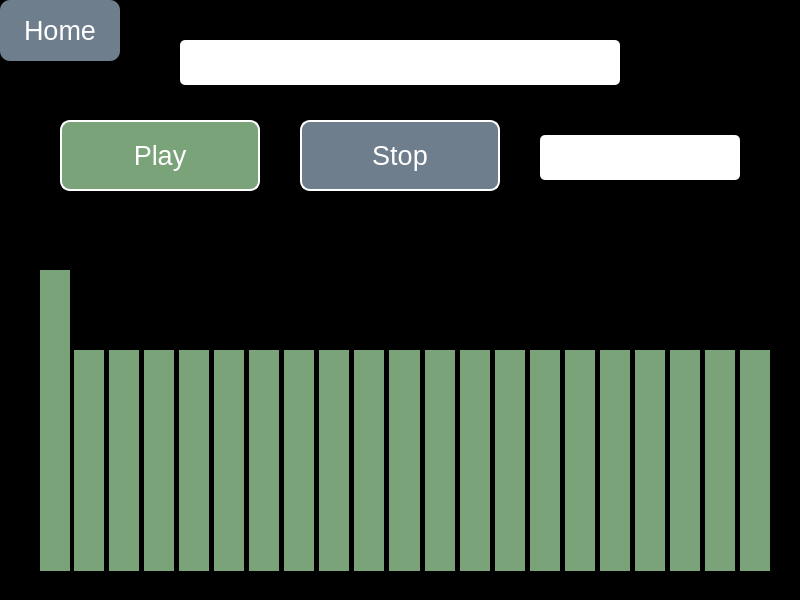
<?xml version="1.0" encoding="UTF-8"?>
<ui version="4.0">
 <class>MainWindow</class>
 <widget class="QMainWindow" name="MainWindow">
  <property name="geometry">
   <rect>
    <x>0</x>
    <y>0</y>
    <width>800</width>
    <height>600</height>
   </rect>
  </property>
  <property name="sizePolicy">
   <sizepolicy hsizetype="Preferred" vsizetype="Fixed">
    <horstretch>0</horstretch>
    <verstretch>0</verstretch>
   </sizepolicy>
  </property>
  <property name="windowTitle">
   <string>MainWindow</string>
  </property>
  <property name="styleSheet">
   <string notr="true">background-color:black</string>
  </property>
  <widget class="QWidget" name="centralwidget">
   <widget class="QPushButton" name="backButton">
    <property name="geometry">
     <rect>
      <x>0</x>
      <y>0</y>
      <width>120</width>
      <height>61</height>
     </rect>
    </property>
    <property name="sizePolicy">
     <sizepolicy hsizetype="MinimumExpanding" vsizetype="Preferred">
      <horstretch>0</horstretch>
      <verstretch>0</verstretch>
     </sizepolicy>
    </property>
    <property name="font">
     <font>
      <family>Leelawadee UI</family>
      <pointsize>20</pointsize>
     </font>
    </property>
    <property name="styleSheet">
     <string notr="true">QPushButton#backButton{
	border-width: 2px;
	border-style: none;
	border-color: white;
	border-radius: 10px;
	background-color: rgba(110, 126, 141, 255);
	color: white;
}

QPushButton#backButton:pressed{
	padding-left: 2px;
	padding-top: 2px;
	background-color: rgba(110, 126, 141, 200);
}
</string>
    </property>
    <property name="text">
     <string>Home</string>
    </property>
   </widget>
   <widget class="QComboBox" name="stationPicker">
    <property name="geometry">
     <rect>
      <x>180</x>
      <y>40</y>
      <width>440</width>
      <height>45</height>
     </rect>
    </property>
    <property name="font">
     <font>
      <family>Leelawadee UI Semilight</family>
      <pointsize>20</pointsize>
     </font>
    </property>
    <property name="styleSheet">
     <string notr="true">QComboBox#stationPicker{
	color: rgba(163, 122, 122, 255);
	background-color: white;
	selection-background-color: transparent;
	border: none;
	border-radius: 5px;
}

QComboBox:drop-down {
	border-width: 0px;
}

QComboBox:down-arrow{
	image: url(noimg); 
	border-width: 0px;
}

QComboBoxr:on{ 
	background: white;
}

QListView{ 
	background-color: white;
	color: rgba(122, 163, 122, 255);
}</string>
    </property>
    <property name="currentText">
     <string/>
    </property>
   </widget>
   <widget class="QPushButton" name="playButton">
    <property name="geometry">
     <rect>
      <x>60</x>
      <y>120</y>
      <width>200</width>
      <height>71</height>
     </rect>
    </property>
    <property name="font">
     <font>
      <family>Leelawadee UI</family>
      <pointsize>20</pointsize>
     </font>
    </property>
    <property name="styleSheet">
     <string notr="true">QPushButton{
	background-color: rgba(122, 163, 122, 255);
	color: white;
	border-style: solid;
	border-color: white;
	border-radius: 10px;
	border-width: 2px;
}

QPushButton:pressed{
	padding-left: 5px;
	padding-top: 5px;
	background-color: : rgba(122, 163, 122, 200);
}
</string>
    </property>
    <property name="text">
     <string>Play</string>
    </property>
   </widget>
   <widget class="QPushButton" name="stopButton">
    <property name="geometry">
     <rect>
      <x>300</x>
      <y>120</y>
      <width>200</width>
      <height>71</height>
     </rect>
    </property>
    <property name="font">
     <font>
      <family>Leelawadee UI</family>
      <pointsize>20</pointsize>
     </font>
    </property>
    <property name="styleSheet">
     <string notr="true">QPushButton{
	background-color: rgba(110, 126, 141, 255);
	color: white;
	border-style: solid;
	border-color: white;
	border-radius: 10px;
	border-width: 2px;
}

QPushButton:pressed{
	padding-left: 5px;
	padding-top: 5px;
	background-color:  rgba(110, 126, 141, 200);
}
</string>
    </property>
    <property name="text">
     <string>Stop</string>
    </property>
   </widget>
   <widget class="QLabel" name="bar1">
    <property name="geometry">
     <rect>
      <x>40</x>
      <y>270</y>
      <width>30</width>
      <height>301</height>
     </rect>
    </property>
    <property name="sizePolicy">
     <sizepolicy hsizetype="Preferred" vsizetype="Fixed">
      <horstretch>0</horstretch>
      <verstretch>0</verstretch>
     </sizepolicy>
    </property>
    <property name="styleSheet">
     <string notr="true">QLabel{
	background-color: rgba(122, 163, 122, 255);
}</string>
    </property>
    <property name="text">
     <string/>
    </property>
   </widget>
   <widget class="QLabel" name="bar2">
    <property name="geometry">
     <rect>
      <x>74</x>
      <y>350</y>
      <width>30</width>
      <height>221</height>
     </rect>
    </property>
    <property name="sizePolicy">
     <sizepolicy hsizetype="Preferred" vsizetype="Fixed">
      <horstretch>0</horstretch>
      <verstretch>0</verstretch>
     </sizepolicy>
    </property>
    <property name="styleSheet">
     <string notr="true">QLabel{
	background-color: rgba(122, 163, 122, 255);
}</string>
    </property>
    <property name="text">
     <string/>
    </property>
   </widget>
   <widget class="QLabel" name="bar3">
    <property name="geometry">
     <rect>
      <x>109</x>
      <y>350</y>
      <width>30</width>
      <height>221</height>
     </rect>
    </property>
    <property name="sizePolicy">
     <sizepolicy hsizetype="Preferred" vsizetype="Fixed">
      <horstretch>0</horstretch>
      <verstretch>0</verstretch>
     </sizepolicy>
    </property>
    <property name="styleSheet">
     <string notr="true">QLabel{
	background-color: rgba(122, 163, 122, 255);
}</string>
    </property>
    <property name="text">
     <string/>
    </property>
   </widget>
   <widget class="QLabel" name="bar4">
    <property name="geometry">
     <rect>
      <x>144</x>
      <y>350</y>
      <width>30</width>
      <height>221</height>
     </rect>
    </property>
    <property name="sizePolicy">
     <sizepolicy hsizetype="Preferred" vsizetype="Fixed">
      <horstretch>0</horstretch>
      <verstretch>0</verstretch>
     </sizepolicy>
    </property>
    <property name="styleSheet">
     <string notr="true">QLabel{
	background-color: rgba(122, 163, 122, 255);
}</string>
    </property>
    <property name="text">
     <string/>
    </property>
   </widget>
   <widget class="QLabel" name="bar5">
    <property name="geometry">
     <rect>
      <x>179</x>
      <y>350</y>
      <width>30</width>
      <height>221</height>
     </rect>
    </property>
    <property name="sizePolicy">
     <sizepolicy hsizetype="Preferred" vsizetype="Fixed">
      <horstretch>0</horstretch>
      <verstretch>0</verstretch>
     </sizepolicy>
    </property>
    <property name="styleSheet">
     <string notr="true">QLabel{
	background-color: rgba(122, 163, 122, 255);
}</string>
    </property>
    <property name="text">
     <string/>
    </property>
   </widget>
   <widget class="QLabel" name="bar6">
    <property name="geometry">
     <rect>
      <x>214</x>
      <y>350</y>
      <width>30</width>
      <height>221</height>
     </rect>
    </property>
    <property name="sizePolicy">
     <sizepolicy hsizetype="Preferred" vsizetype="Fixed">
      <horstretch>0</horstretch>
      <verstretch>0</verstretch>
     </sizepolicy>
    </property>
    <property name="styleSheet">
     <string notr="true">QLabel{
	background-color: rgba(122, 163, 122, 255);
}</string>
    </property>
    <property name="text">
     <string/>
    </property>
   </widget>
   <widget class="QLabel" name="bar7">
    <property name="geometry">
     <rect>
      <x>249</x>
      <y>350</y>
      <width>30</width>
      <height>221</height>
     </rect>
    </property>
    <property name="sizePolicy">
     <sizepolicy hsizetype="Preferred" vsizetype="Fixed">
      <horstretch>0</horstretch>
      <verstretch>0</verstretch>
     </sizepolicy>
    </property>
    <property name="styleSheet">
     <string notr="true">QLabel{
	background-color: rgba(122, 163, 122, 255);
}</string>
    </property>
    <property name="text">
     <string/>
    </property>
   </widget>
   <widget class="QLabel" name="bar8">
    <property name="geometry">
     <rect>
      <x>284</x>
      <y>350</y>
      <width>30</width>
      <height>221</height>
     </rect>
    </property>
    <property name="sizePolicy">
     <sizepolicy hsizetype="Preferred" vsizetype="Fixed">
      <horstretch>0</horstretch>
      <verstretch>0</verstretch>
     </sizepolicy>
    </property>
    <property name="styleSheet">
     <string notr="true">QLabel{
	background-color: rgba(122, 163, 122, 255);
}</string>
    </property>
    <property name="text">
     <string/>
    </property>
   </widget>
   <widget class="QLabel" name="bar9">
    <property name="geometry">
     <rect>
      <x>319</x>
      <y>350</y>
      <width>30</width>
      <height>221</height>
     </rect>
    </property>
    <property name="sizePolicy">
     <sizepolicy hsizetype="Preferred" vsizetype="Fixed">
      <horstretch>0</horstretch>
      <verstretch>0</verstretch>
     </sizepolicy>
    </property>
    <property name="styleSheet">
     <string notr="true">QLabel{
	background-color: rgba(122, 163, 122, 255);
}</string>
    </property>
    <property name="text">
     <string/>
    </property>
   </widget>
   <widget class="QLabel" name="bar10">
    <property name="geometry">
     <rect>
      <x>354</x>
      <y>350</y>
      <width>30</width>
      <height>221</height>
     </rect>
    </property>
    <property name="sizePolicy">
     <sizepolicy hsizetype="Preferred" vsizetype="Fixed">
      <horstretch>0</horstretch>
      <verstretch>0</verstretch>
     </sizepolicy>
    </property>
    <property name="styleSheet">
     <string notr="true">QLabel{
	background-color: rgba(122, 163, 122, 255);
}</string>
    </property>
    <property name="text">
     <string/>
    </property>
   </widget>
   <widget class="QLabel" name="bar11">
    <property name="geometry">
     <rect>
      <x>389</x>
      <y>350</y>
      <width>31</width>
      <height>221</height>
     </rect>
    </property>
    <property name="styleSheet">
     <string notr="true">QLabel{
	background-color: rgba(122, 163, 122, 255);
}</string>
    </property>
    <property name="text">
     <string/>
    </property>
   </widget>
   <widget class="QLabel" name="bar12">
    <property name="geometry">
     <rect>
      <x>425</x>
      <y>350</y>
      <width>30</width>
      <height>221</height>
     </rect>
    </property>
    <property name="styleSheet">
     <string notr="true">QLabel{
	background-color: rgba(122, 163, 122, 255);
}</string>
    </property>
    <property name="text">
     <string/>
    </property>
   </widget>
   <widget class="QLabel" name="bar13">
    <property name="geometry">
     <rect>
      <x>460</x>
      <y>350</y>
      <width>30</width>
      <height>221</height>
     </rect>
    </property>
    <property name="styleSheet">
     <string notr="true">QLabel{
	background-color: rgba(122, 163, 122, 255);
}</string>
    </property>
    <property name="text">
     <string/>
    </property>
   </widget>
   <widget class="QLabel" name="bar14">
    <property name="geometry">
     <rect>
      <x>495</x>
      <y>350</y>
      <width>30</width>
      <height>221</height>
     </rect>
    </property>
    <property name="styleSheet">
     <string notr="true">QLabel{
	background-color: rgba(122, 163, 122, 255);
}</string>
    </property>
    <property name="text">
     <string/>
    </property>
   </widget>
   <widget class="QLabel" name="bar15">
    <property name="geometry">
     <rect>
      <x>530</x>
      <y>350</y>
      <width>30</width>
      <height>221</height>
     </rect>
    </property>
    <property name="styleSheet">
     <string notr="true">QLabel{
	background-color: rgba(122, 163, 122, 255);
}</string>
    </property>
    <property name="text">
     <string/>
    </property>
   </widget>
   <widget class="QLabel" name="bar16">
    <property name="geometry">
     <rect>
      <x>565</x>
      <y>350</y>
      <width>30</width>
      <height>221</height>
     </rect>
    </property>
    <property name="styleSheet">
     <string notr="true">QLabel{
	background-color: rgba(122, 163, 122, 255);
}</string>
    </property>
    <property name="text">
     <string/>
    </property>
   </widget>
   <widget class="QLabel" name="bar17">
    <property name="geometry">
     <rect>
      <x>600</x>
      <y>350</y>
      <width>30</width>
      <height>221</height>
     </rect>
    </property>
    <property name="styleSheet">
     <string notr="true">QLabel{
	background-color: rgba(122, 163, 122, 255);
}</string>
    </property>
    <property name="text">
     <string/>
    </property>
   </widget>
   <widget class="QLabel" name="bar18">
    <property name="geometry">
     <rect>
      <x>635</x>
      <y>350</y>
      <width>30</width>
      <height>221</height>
     </rect>
    </property>
    <property name="styleSheet">
     <string notr="true">QLabel{
	background-color: rgba(122, 163, 122, 255);
}</string>
    </property>
    <property name="text">
     <string/>
    </property>
   </widget>
   <widget class="QLabel" name="bar19">
    <property name="geometry">
     <rect>
      <x>670</x>
      <y>350</y>
      <width>30</width>
      <height>221</height>
     </rect>
    </property>
    <property name="styleSheet">
     <string notr="true">QLabel{
	background-color: rgba(122, 163, 122, 255);
}</string>
    </property>
    <property name="text">
     <string/>
    </property>
   </widget>
   <widget class="QLabel" name="bar20">
    <property name="geometry">
     <rect>
      <x>705</x>
      <y>350</y>
      <width>30</width>
      <height>221</height>
     </rect>
    </property>
    <property name="styleSheet">
     <string notr="true">QLabel{
	background-color: rgba(122, 163, 122, 255);
}</string>
    </property>
    <property name="text">
     <string/>
    </property>
   </widget>
   <widget class="QLabel" name="bar21">
    <property name="enabled">
     <bool>true</bool>
    </property>
    <property name="geometry">
     <rect>
      <x>740</x>
      <y>350</y>
      <width>30</width>
      <height>221</height>
     </rect>
    </property>
    <property name="sizePolicy">
     <sizepolicy hsizetype="Preferred" vsizetype="Fixed">
      <horstretch>0</horstretch>
      <verstretch>0</verstretch>
     </sizepolicy>
    </property>
    <property name="styleSheet">
     <string notr="true">QLabel{
	background-color: rgba(122, 163, 122, 255);
}</string>
    </property>
    <property name="text">
     <string/>
    </property>
   </widget>
   <widget class="QComboBox" name="visPicker">
    <property name="geometry">
     <rect>
      <x>540</x>
      <y>135</y>
      <width>200</width>
      <height>45</height>
     </rect>
    </property>
    <property name="font">
     <font>
      <family>Leelawadee UI Semilight</family>
      <pointsize>20</pointsize>
     </font>
    </property>
    <property name="styleSheet">
     <string notr="true">QComboBox{
	color: rgba(163, 122, 122, 255);
	background-color: white;
	selection-background-color: transparent;
	border: none;
	border-radius: 5px;
}

QComboBox:drop-down {
	border-width: 0px;
}

QComboBox:down-arrow{
	image: url(noimg); 
	border-width: 0px;
}

QComboBoxr:on{ 
	background: white;
}

QListView{ 
	background-color: white;
	color: rgba(122, 163, 122, 255);
}</string>
    </property>
    <property name="currentText">
     <string/>
    </property>
   </widget>
  </widget>
 </widget>
 <resources/>
 <connections/>
</ui>
